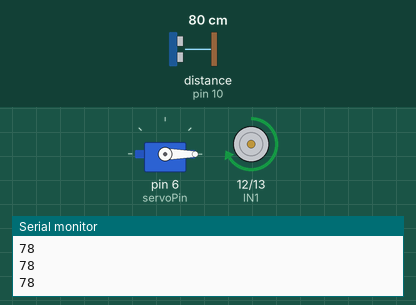
This sketch was run on a simulated Arduino Uno, built with avr-gcc and run on an emulated ATmega328P. Shown: servo, motor-driver pin pairs drawn as motors (green arrow = first pin HIGH = forward, orange = second pin HIGH = backward, longer = more drive, scaled by the enable pin), the last lines printed to the serial monitor. Wiring (inferred from the names in the program): ultrasonic range finder: trigger pin 9; echo pin 10. The inputs (shaded band) are chosen by the test bench; at power-on: distance to the obstacle (sensor on pin 10) 80 cm. The echo pulse lasts 58.3 µs per cm.

Above: at 1.4 s.
1.5 s: distance to the obstacle (sensor on pin 10) set to 17 cm
3.0 s: distance to the obstacle (sensor on pin 10) set to 14 cm
At 3.4 s:
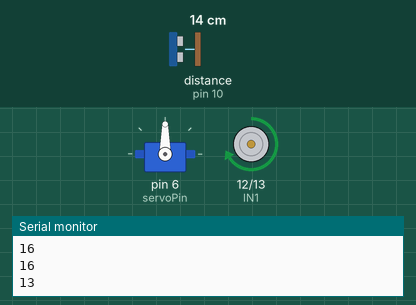
6.2 s: distance to the obstacle (sensor on pin 10) set to 19 cm
7.7 s: distance to the obstacle (sensor on pin 10) set to 22 cm
At 8.4 s:
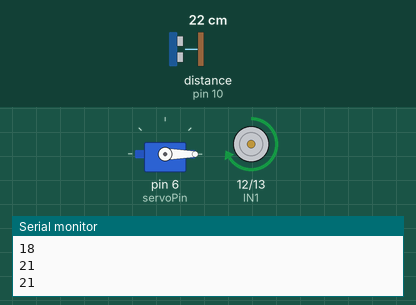
9.2 s: distance to the obstacle (sensor on pin 10) set to 2 cm
At 12.6 s:
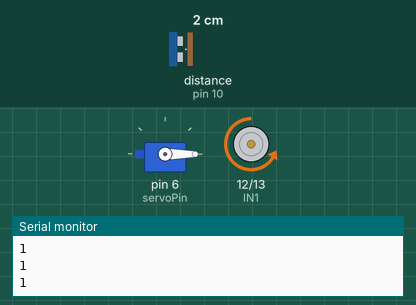
Timing chart, 0 to 13.4 s (numbered marks = the images above; inputs shaded):
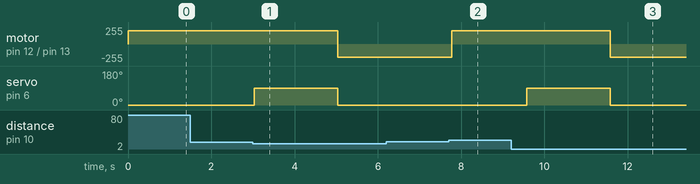

The sketch:

testing.ino
```cpp
#include <Servo.h>

//ultrasonic pins
const int trigPin = 9;
const int echoPin = 10;
//servo motor pin
const int servoPin = 6;
//L298N driver pins
const int ENA = 11;
const int IN1 = 12;
const int IN2 = 13;

Servo myServo;

long duration;
int distance;

int homePos = 0;
int actionPos = 90;

bool triggered = false;   // منع التكرار

void setup() {
  pinMode(trigPin, OUTPUT);
  pinMode(echoPin, INPUT);

  pinMode(ENA, OUTPUT);
  pinMode(IN1, OUTPUT);
  pinMode(IN2, OUTPUT);

  myServo.attach(servoPin);
  myServo.write(homePos);

  Serial.begin(9600);
}

void loop() {
  // Trigger
  digitalWrite(trigPin, LOW);
  delayMicroseconds(2);
  digitalWrite(trigPin, HIGH);
  delayMicroseconds(10);
  digitalWrite(trigPin, LOW);

  duration = pulseIn(echoPin, HIGH, 30000);
  distance = duration * 0.034 / 2;

  Serial.println(distance);

  // لو قرب
  if (distance > 0 && distance < 15 && !triggered) {
    triggered = true;

    //work servo
    myServo.write(actionPos);
    delay(2000);
    myServo.write(homePos);

    //driver
    digitalWrite(IN1, LOW);
    digitalWrite(IN2, HIGH);
    analogWrite(ENA, 200);   // سرعة
    delay(500);

  }

  // لو بعد
  if (distance >= 20) {
    //to stop the servo
    triggered = false;

    //stop the motor driver
    digitalWrite(IN1, HIGH);
    digitalWrite(IN2, LOW);
    analogWrite(ENA, 200);
    delay(500);
  }

  delay(100);
}
```

Measured:
- the behaviour switches between 16 and 15 cm on distance to the obstacle (sensor on pin 10) (found by bisection; images 0 and 1)
- the behaviour switches between 20 and 21 cm on distance to the obstacle (sensor on pin 10) (found by bisection; images 1 and 2)
- after the input at 3.0 s, motor on pin 12 (IN1) / pin 13 (IN2): forward 200/255 → backward 200/255 after 2.0 s; servo on pin 6 (servoPin): 0° → 90° at once, → 0° 2.0 s later
- after the input at 7.7 s, motor on pin 12 (IN1) / pin 13 (IN2): backward 200/255 → forward 200/255 after 0.07 s
- after the input at 9.2 s, motor on pin 12 (IN1) / pin 13 (IN2): forward 200/255 → backward 200/255 after 2.4 s; servo on pin 6 (servoPin): 0° → 90° after 0.38 s, → 0° 2.0 s later
